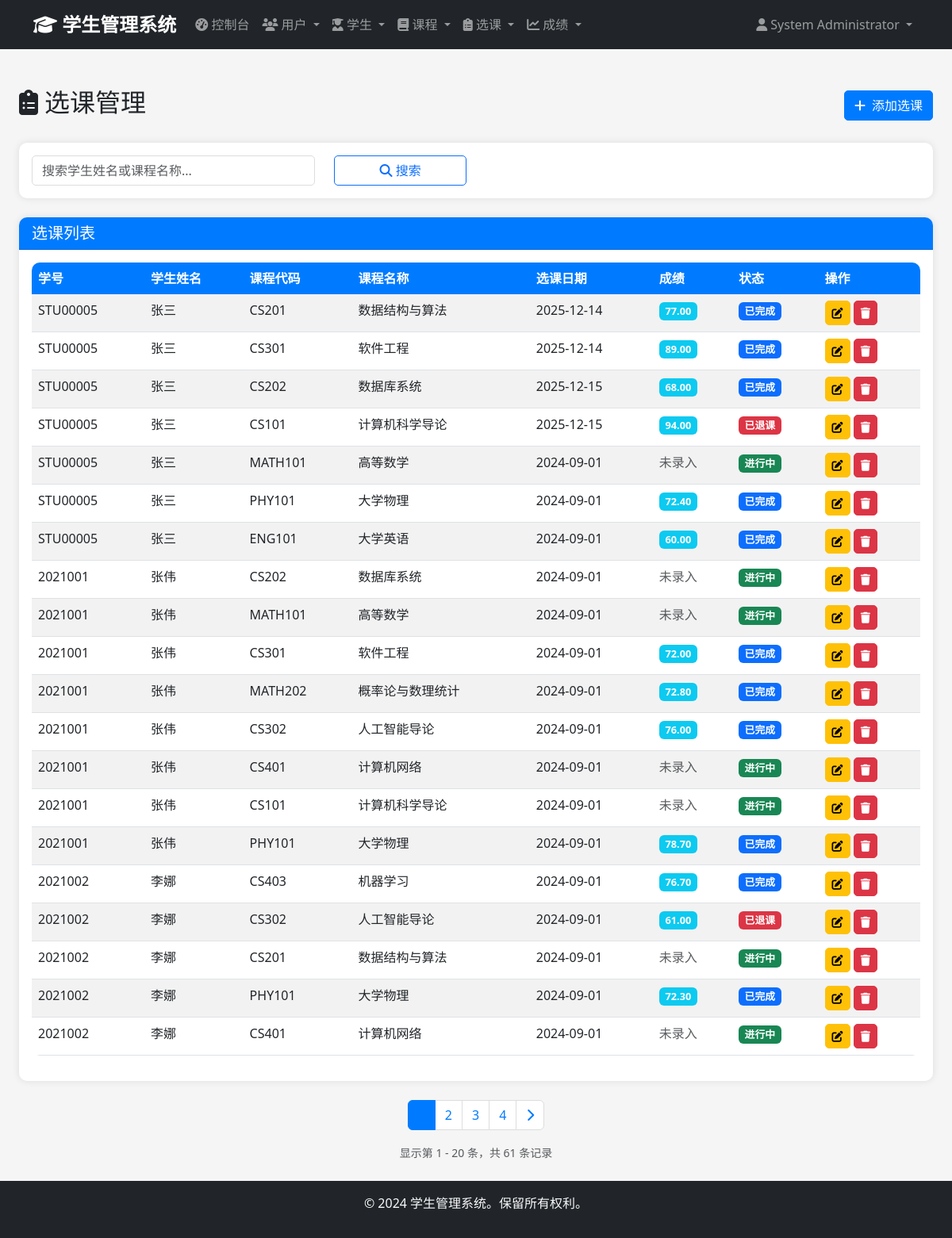
Before: /admin/enrollments (signed in) with the older database file.
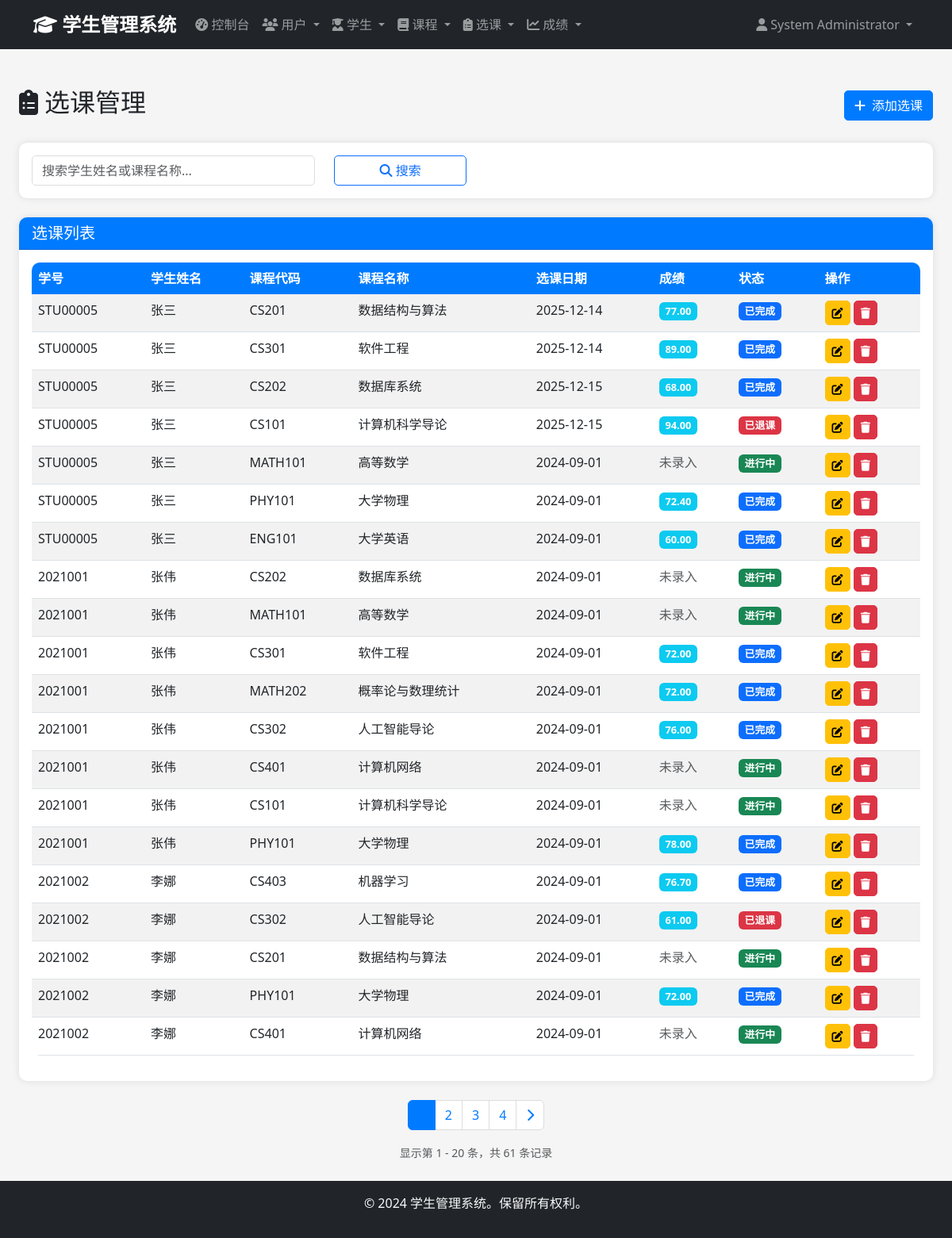
After: the same page with the newer database file.
### app/models/enrollment.py (models this page shows, shortened)
class Enrollment(db.Model):
    __tablename__ = 'enrollments'
    id = db.Column(db.Integer, primary_key=True)
    student_id = db.Column(db.Integer, db.ForeignKey('students.id'), nullable=False)
    course_id = db.Column(db.Integer, db.ForeignKey('courses.id'), nullable=False)
    enrollment_date = db.Column(db.Date, nullable=False, default=date.today)
    status = db.Column(db.Enum('enrolled', 'completed', 'dropped', 'withdrawn', name='enrollment_status'),
                       default='enrolled')
    grade = db.Column(db.Numeric(5, 2))
    created_at = db.Column(db.DateTime, default=datetime.utcnow)
    updated_at = db.Column(db.DateTime, default=datetime.utcnow, onupdate=datetime.utcnow)
    __table_args__ = (db.UniqueConstraint('student_id', 'course_id', name='unique_enrollment'),)

### app/models/student.py (models this page shows, shortened)
class Student(db.Model):
    __tablename__ = 'students'
    id = db.Column(db.Integer, primary_key=True)
    student_id = db.Column(db.String(20), unique=True, nullable=False)
    first_name = db.Column(db.String(50), nullable=False)
    last_name = db.Column(db.String(50), nullable=False)
    birth_date = db.Column(db.Date)
    gender = db.Column(db.Enum('Male', 'Female', 'Other', name='gender'))
    email = db.Column(db.String(100), unique=True, nullable=False)
    phone = db.Column(db.String(20))
    address = db.Column(db.Text)
    major = db.Column(db.String(100))
    enrollment_year = db.Column(db.Integer)
    created_at = db.Column(db.DateTime, default=datetime.utcnow)
    updated_at = db.Column(db.DateTime, default=datetime.utcnow, onupdate=datetime.utcnow)
    enrollments = db.relationship('Enrollment', backref='student', lazy='dynamic', cascade='all, delete-orphan')

### app/models/course.py (models this page shows, shortened)
class Course(db.Model):
    __tablename__ = 'courses'
    id = db.Column(db.Integer, primary_key=True)
    course_code = db.Column(db.String(20), unique=True, nullable=False)
    course_name = db.Column(db.String(100), nullable=False)
    description = db.Column(db.Text)
    credits = db.Column(db.Integer, nullable=False, default=3)
    department = db.Column(db.String(100))
    instructor = db.Column(db.String(100))
    created_at = db.Column(db.DateTime, default=datetime.utcnow)
    updated_at = db.Column(db.DateTime, default=datetime.utcnow, onupdate=datetime.utcnow)
    enrollments = db.relationship('Enrollment', backref='course', lazy='dynamic', cascade='all, delete-orphan')

### app/views/admin.py (the view, shortened to what this page needs)
@admin_bp.route('/enrollments')
@login_required
@admin_required
def enrollments():
    page = request.args.get('page', 1, type=int)
    search = request.args.get('search', '')
    status_filter = request.args.get('status', '')
    query = Enrollment.query.join(Student).join(Course)
    if status_filter:
        query = query.filter(Enrollment.status == status_filter)
    enrollments = query.paginate(
        page=page,
        per_page=20,
        error_out=False
    )
    return render_template('admin/enrollments/index.html', enrollments=enrollments, search=search, status_filter=status_filter)

### app/models/user.py (called while the page is built)
    def is_admin(self):
        return self.role == 'admin'

### app/views/auth.py (called while the page is built)
def admin_required(f):
    @wraps(f)
    def decorated_function(*args, **kwargs):
        if not current_user.is_authenticated or not current_user.is_admin():
            flash('访问被拒绝。需要管理员权限。', 'error')
            return redirect(url_for('auth.login'))
        return f(*args, **kwargs)
    return decorated_function

### app/templates/admin/enrollments/index.html (shortened to what the changed rows need)
{% extends "base.html" %}
{% block content %}
<div class="container-fluid mt-4">
    <div class="d-flex justify-content-between align-items-center mb-4">
        <div class="d-flex align-items-center">
            <h2>
                <i class="fas fa-clipboard-list me-2"></i>选课管理
            </h2>
        </div>
    </div>
    <div class="card">
        <div class="card-body">
            {% if enrollments %}
            <div class="table-responsive">
                <table class="table table-striped">
                    <thead>
                        <tr>
                            <th>学号</th>
                            <th>学生姓名</th>
                            <th>课程代码</th>
                            <th>课程名称</th>
                            <th>选课日期</th>
                            <th>成绩</th>
                            <th>状态</th>
                            <th>操作</th>
                        </tr>
                    </thead>
                    <tbody>
                        {% for enrollment in enrollments %}
                        <tr>
                            <td>{{ enrollment.student.student_id }}</td>
                            <td>{{ enrollment.student.first_name }}{{ enrollment.student.last_name }}</td>
                            <td>{{ enrollment.course.course_code }}</td>
                            <td>{{ enrollment.course.course_name }}</td>
                            <td>{{ enrollment.enrollment_date.strftime('%Y-%m-%d') if enrollment.enrollment_date else '-' }}</td>
                            <td>
                                {% if enrollment.grade is not none %}
                                    <span class="badge bg-info">{{ enrollment.grade }}</span>
                                {% else %}
                                    <span class="text-muted">未录入</span>
                                {% endif %}
                            </td>
                            <td>
                                {% if enrollment.status == 'enrolled' %}
                                    <span class="badge bg-success">进行中</span>
                                {% elif enrollment.status == 'completed' %}
                                    <span class="badge bg-primary">已完成</span>
                                {% else %}
                                    <span class="badge bg-danger">已退课</span>
                                {% endif %}
                            </td>
                            <td>
                                <a href="{{ url_for('admin.edit_enrollment', enrollment_id=enrollment.id) }}"
                                   class="btn btn-sm btn-warning" title="编辑">
                                    <i class="fas fa-edit"></i>
                                </a>
                                <button type="button" class="btn btn-sm btn-danger delete-enrollment"
                                        data-id="{{ enrollment.id }}"
                                        data-student="{{ enrollment.student.first_name }}{{ enrollment.student.last_name }}"
                                        data-course="{{ enrollment.course.course_name }}" title="删除">
                                    <i class="fas fa-trash"></i>
                                </button>
                            </td>
                        </tr>
                        {% endfor %}
                    </tbody>
                </table>
            </div>
            {% endif %}
        </div>
    </div>
</div>
{% endblock %}

Changed rows visible on the page:
changed Enrollment "MATH202": grade "72.80" → "72.00"
changed Enrollment (number 15 of 20 on the later page): grade "78.70" → "78.00"
changed Enrollment (number 19 of 20 on the later page): grade "72.30" → "72.00"
